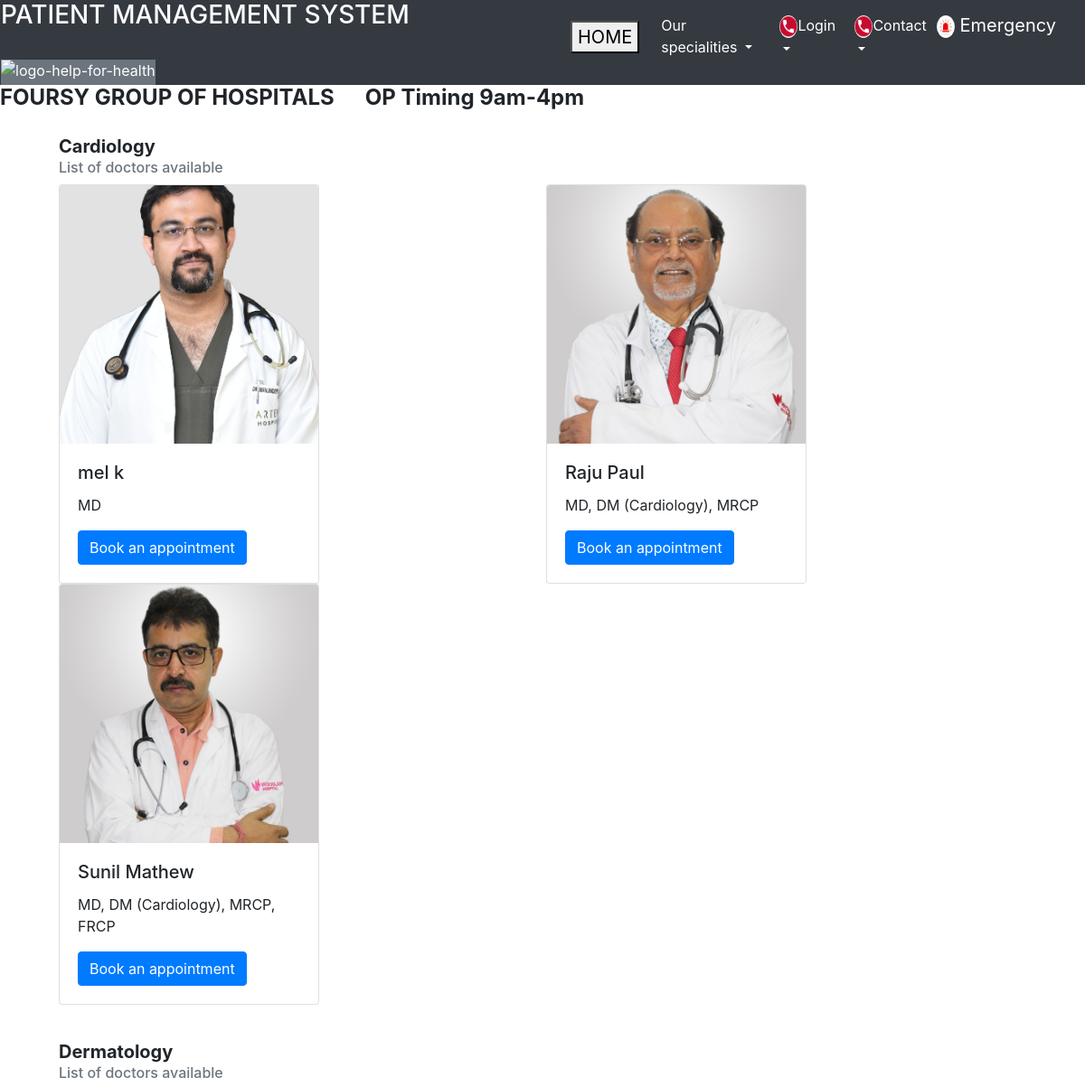
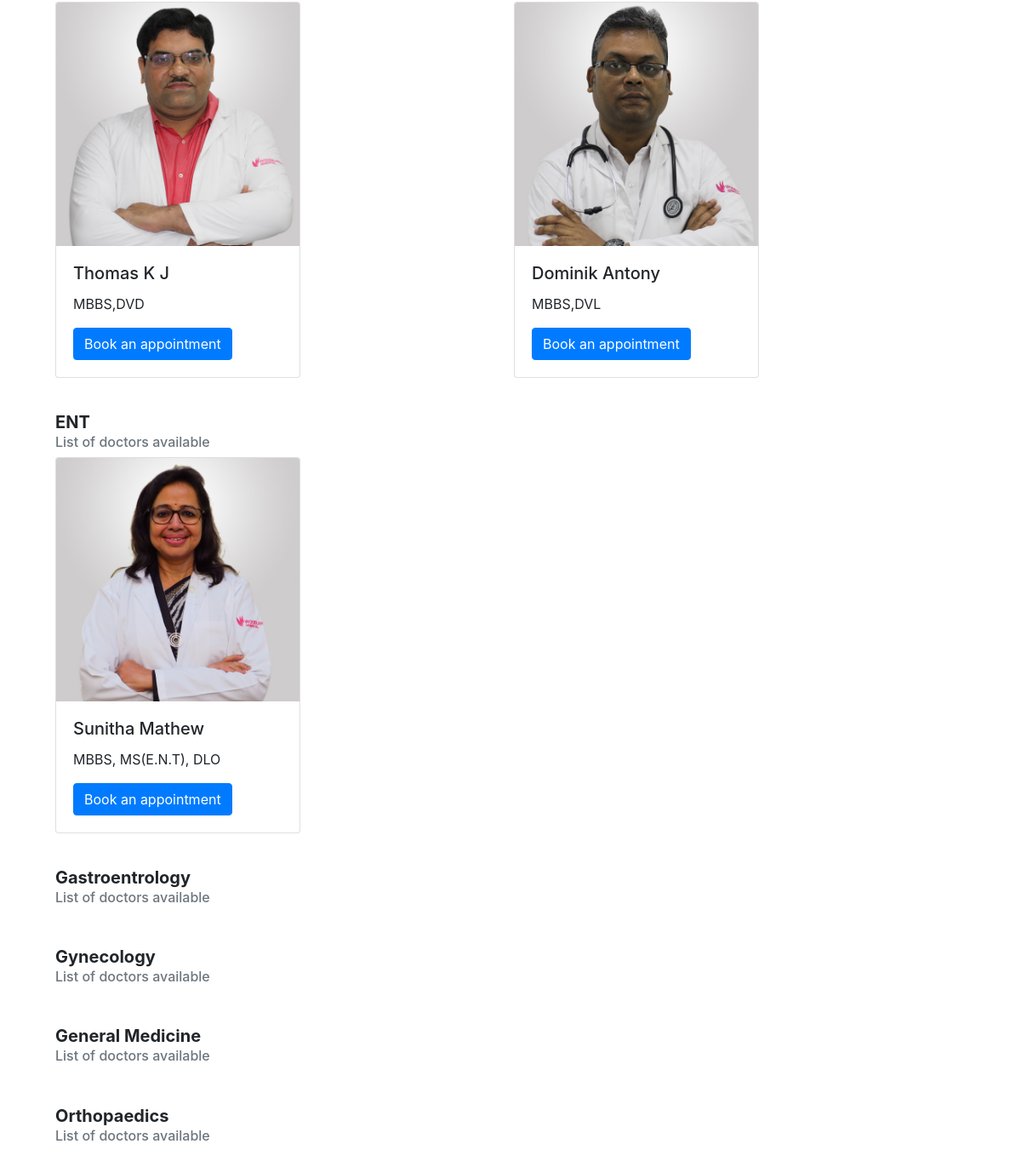
The app's page /appointment with its own data (2 pictures, top to bottom).
### hospital/models.py (models this page shows, shortened)
class Department(models.Model):
    name = models.CharField(max_length=100)

### accounts/models.py (models this page shows, shortened)
class User(AbstractUser):
    DOCTOR = 'D'
    PATIENT = 'P'
    USER_TYPES = [
        (DOCTOR, 'Doctor'),
        (PATIENT, 'Patient'),
    ]
    MALE = 'M'
    FEMALE = 'F'
    OTHER = 'O'
    PREFER_NOT_TO_SAY = 'N'
    GENDER = [
        (MALE, 'Male'),
        (FEMALE, 'Female'),
        (OTHER, 'Other'),
        (PREFER_NOT_TO_SAY, 'Prefer not to say')
    ]
    user_type = models.CharField(choices=USER_TYPES, max_length=1, default=PATIENT)
    gender = models.CharField(choices=GENDER,  max_length=1, default=PREFER_NOT_TO_SAY)
    phone = PhoneNumberField(null=True, blank=True)

### profiles/models.py (models this page shows, shortened)
class DoctorProfile(models.Model):
    user = models.OneToOneField(
        User, on_delete=models.CASCADE,
        primary_key=True, limit_choices_to={'user_type': 'D'},
        related_name='docprofile', #* related_name is used to give alternate name to the reverse relationship
        )
    profile_pic = models.ImageField(upload_to='images/profiles/doctors', null=True, blank=True)
    qualification = models.CharField(max_length=100, blank=True, null=True)
    department = models.ForeignKey(Department, on_delete=models.CASCADE, blank=True, null=True)

### appointment/views.py (the view)
# urls.py: path('appointment', views.doctor_list, name='doc-list'),
def doctor_list(request):
    context = {}
    depts = Department.objects.all()
    doctors = User.objects.filter(user_type='D')
    context = {'depts': depts, 'doctors': doctors}
    return render(request, 'doc.html', context=context)

### PMS/context_processors.py (called while the page is built)
def get_departments(request):
    departments = Department.objects.all()
    return {'departments': departments}

### appointment/templates/doc.html (shortened to what this page needs)
<!DOCTYPE html>
<html>
    <head>
        <link rel="stylesheet" href="https://cdn.jsdelivr.net/npm/bootstrap@4.0.0/dist/css/bootstrap.min.css"
>
    </head>
    <body>
        <header>
            <div class="row bg-dark text-white">
                <div class="col-md-6 pl-3">
                    <h3>PATIENT MANAGEMENT SYSTEM</h3>
                    <br>
                    <a>
                    <img src="https://i.ibb.co/XXQbfY6/logo-help-for-health.png"
                        class="img1 square square-lg bg-secondary" alt="logo-help-for-health"
                        style="height:130px; width:170px;"></a>
                </div>
                <div class="col-md-6">
                    <nav class="navbar  navbar-expand-lg navbar-dark bg-dark">
                        <a class="navbar-brand"
                            href="file:///C:/Users/Administrator/Desktop/minipro%201/home.html"><button>HOME</button></a>
                        <div class="collapse navbar-collapse" id="navbarSupportedContent">
                            <ul class="navbar-nav mr-auto">
                                <li class="nav-item dropdown">
                                    <a class="nav-link dropdown-toggle text-white" href="" id="navbarDropdown" role="button"
                                        data-toggle="dropdown" aria-haspopup="true" aria-expanded="false">
                                    Our specialities
                                    </a>
                                </li>
                                <li class="nav-item dropdown">
                                    <a class="nav-link dropdown-toggle text-white" href="#" id="navbarDropdown"
                                        role="button" data-toggle="dropdown" aria-haspopup="true" aria-expanded="false">
                                    <img
                                        class="emg rounded-circle">Login
                                    </a>
                                </li>
                                <li class="nav-item dropdown">
                                    <a class="nav-link dropdown-toggle text-white" href="#" id="navbarDropdown"
                                        role="button" data-toggle="dropdown" aria-haspopup="true" aria-expanded="false">
                                    <img
                                        class="emg rounded-circle">Contact
                                    </a>
                                </li>
                                <a class="navbar-brand" href="http://127.0.0.1:5500/miniproject/page7.html">
                                <img
                                    class="emg rounded-circle">
                                Emergency</a>
                            </ul>
                        </div>
                    </nav>
                </div>
            </div>
        </header>
        <marquee width="90%" direction="left" height="100px">
            <B>
                <h4><b>FOURSY GROUP OF HOSPITALS &nbsp&nbsp&nbsp&nbsp OP Timing 9am-4pm</b></h4>
            </B>
        </marquee>
        <section>
            <div id="bgimg">
                <div class="container container-fluid">
{% for dept in depts %}
                    <div class="card-main" id="department{{ forloop.counter }}" style="width: 68rem;">
                        <div class="card-body">
                            <h5 class="card-title-main "><B>{{dept.name}}</B></h5>
                            <h6 class="card-subtitle mb-2 text-muted">List of doctors available</h6>
                            <div class="row">
    {% for doctor in doctors %}
        {% if doctor.docprofile.department.name == dept.name %}
                                <div class="col-md-6 col-12 hover-zoom ">
                                    <div class="card" style="width: 18rem;">
                                        <img class="card-img-top profile-img"
                                            src="{{doctor.docprofile.profile_pic.url}} "
                                            alt="profile-picture">
                                        <div class="card-body">
                                            <h5 class="card-title">{{doctor.get_full_name}}</h5>
                                            <p class="card-text">{{doctor.docprofile.qualification}}</p>
                                            <form action="{% url 'appointment:test' %}" method="post" id="appointment-form">
                                                <button type="submit" name="id" value="{{doctor.id}}" form="appointment-form" class="btn btn-primary">
                                                    Book an appointment
                                                </button>
                                            </form>
                                        </div>
                                    </div>
                                </div>
        {% endif %}
    {% endfor %}
                            </div>
                        </div>
                    </div>
{% endfor %}
                </div>
            </div>
</body>
</html>

### appointment/templates/doc.html (style rules this page uses)
.profile-img { width: 286px; height: 286px; object-fit: cover; }
.emg { width: 20px; height: 25px; }
.card-main { transition-duration:0.5s; }
.card { transition-duration:0.2s; }
.card-title-main { align-items: center; }
.img1 { width: 129px; height: 75px; padding-bottom: 4px; }

### records on screen
Department: name "Cardiology"
User: docprofile.profile_pic (picture), get_full_name "mel k", docprofile.qualification "MD", {{ doctor.id }} 7 (drawn)
User: docprofile.profile_pic (picture), get_full_name "Raju Paul", docprofile.qualification "MD, DM (Cardiology), MRCP", {{ doctor.id }} 9 (drawn)
User: docprofile.profile_pic (picture), get_full_name "Sunil Mathew", docprofile.qualification "MD, DM (Cardiology), MRCP, FRCP", {{ doctor.id }} 10 (drawn)
Department: name "Dermatology"
User: docprofile.profile_pic (picture), get_full_name "Thomas K J", docprofile.qualification "MBBS,DVD", {{ doctor.id }} 11 (drawn)
User: docprofile.profile_pic (picture), get_full_name "Dominik Antony", docprofile.qualification "MBBS,DVL", {{ doctor.id }} 12 (drawn)
Department: name "ENT"
User: docprofile.profile_pic (picture), get_full_name "Sunitha Mathew", docprofile.qualification "MBBS, MS(E.N.T), DLO", {{ doctor.id }} 13 (drawn)
Department: name "Gastroentrology"
Department: name "Gynecology"
Department: name "General Medicine"
Department: name "Orthopaedics"
